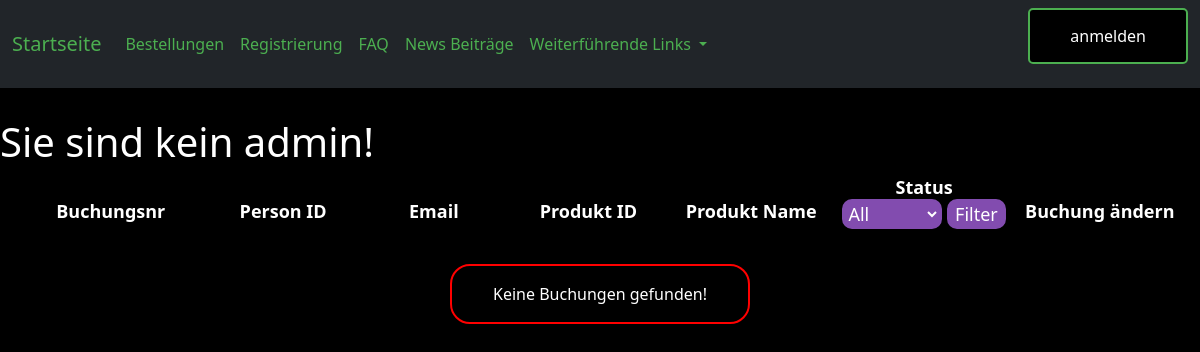
Before: /00old/show_all_sales.php with the older database file.
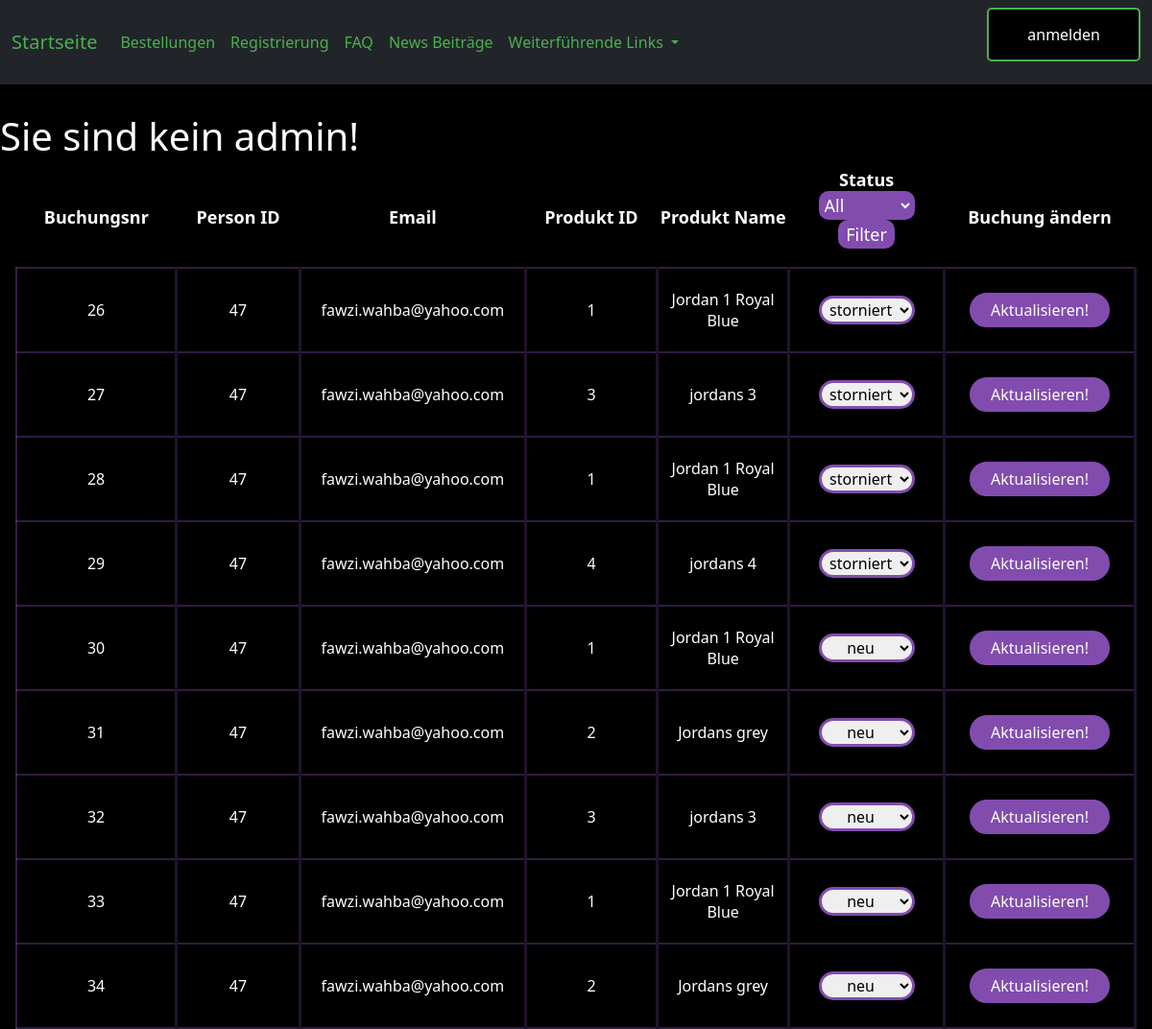
After: the same page with the newer database file.
### tables this page shows
CREATE TABLE `verkaufte_produkte` (
  `id` int(11) NOT NULL,
  `usermail` varchar(255) NOT NULL,
  `fk_person_id` int(11) NOT NULL,
  `fk_produkt_id` int(11) NOT NULL,
  `produkt_name` varchar(255) NOT NULL,
  `timestamp` timestamp NOT NULL DEFAULT current_timestamp() ON UPDATE current_timestamp(),
  `status` varchar(255) NOT NULL DEFAULT 'neu',
  `produkt_preis` int(11) NOT NULL
);

### 00old/show_all_sales.php (the view, shortened to what this page needs)
<html>
<head>
    <link rel="stylesheet" href="../0design/my_design.css">
    <?php
    include "admin.php";
    ?>
</head>
<body>
<table class="mx-3">
    <tr>
        <th class="th">Buchungsnr</th>
        <th class="th">Person ID</th>
        <th class="th">Email</th>
        <th class="th">Produkt ID</th>
        <th class="th">Produkt Name</th>
        <th class="th">Status
            <form method="post" action="">
                <select name="status_filter" class="dropdown_filter" id="status_filter">
                    <option value="" <?php if(!isset($_POST['status_filter'])) echo 'selected';?>>All</option>
                </select>
                <input type="submit" class="dropdown_submit" value="Filter">
            </form>
        </th>
        <th class="th">Buchung ändern</th>
    </tr>
    <?php
    include_once "../0include/dbaccess.php";
    $sql = "SELECT * FROM verkaufte_produkte";
    $result = mysqli_query($db_obj, $sql);
    if (mysqli_num_rows($result) > 0) {
        while($row = mysqli_fetch_assoc($result)) {
            echo "<tr class='my_tr'>";
            echo "<form method='post' class='my-0 py-0 mx-0 px-0 my_form'>";
            echo "<td class='text-center right_border'>";
            echo"<div class='text-center '>";
            echo  $row["id"] ;
            echo "</div>";
            echo "</td>";
            echo "<td class='text-center right_border'>" . $row["fk_person_id"] . "</td>";
            echo "<td class='text-center right_border'>" . $row["usermail"] . "</td>";
            echo "<td class='text-center right_border'>" . $row["fk_produkt_id"] . "</td>";
            echo "<td class='text-center right_border'>" . $row["produkt_name"] . "</td>";
            echo "<td class='text-center right_border'>";
            echo "<select name='status' id='status' class='input my-4'>";
            echo "<option value='neu' " . ($row["status"] == "neu" ? "selected" : "") . ">neu</option>";
            echo "<option value='storniert' " . ($row["status"] == "storniert" ? "selected" : "") . ">storniert</option>";
            echo "</select>";
            echo "</td>";
            echo "<td class='text-center right_border'>";
            echo "<button type='button' class='button_2 my-4' onclick='change_res_data(this)'>Aktualisieren!</button>";
            echo "</td>";
            echo "</form>";
            echo "</tr>";
        }
    }else {
        echo "</table>";
        echo "<div class='warnung py-3 my-3'>";
        echo "Keine Buchungen gefunden!";
        echo "</div>";
    }
    ?>
</table>
</body>
</html>

Changed rows visible on the page:
added verkaufte_produkte: id "26", fk_person "47", usermail "fawzi.wahba@yahoo.com", fk_produkt "1", produkt_name "Jordan 1 Royal Blue", status "storniert"
added verkaufte_produkte: id "27", fk_person "47", usermail "fawzi.wahba@yahoo.com", fk_produkt "3", produkt_name "jordans 3", status "storniert"
added verkaufte_produkte: id "28", fk_person "47", usermail "fawzi.wahba@yahoo.com", fk_produkt "1", produkt_name "Jordan 1 Royal Blue", status "storniert"
added verkaufte_produkte: id "29", fk_person "47", usermail "fawzi.wahba@yahoo.com", fk_produkt "4", produkt_name "jordans 4", status "storniert"
added verkaufte_produkte: id "30", fk_person "47", usermail "fawzi.wahba@yahoo.com", fk_produkt "1", produkt_name "Jordan 1 Royal Blue", status "neu"
added verkaufte_produkte: id "31", fk_person "47", usermail "fawzi.wahba@yahoo.com", fk_produkt "2", produkt_name "Jordans grey", status "neu"
added verkaufte_produkte: id "32", fk_person "47", usermail "fawzi.wahba@yahoo.com", fk_produkt "3", produkt_name "jordans 3", status "neu"
added verkaufte_produkte: id "33", fk_person "47", usermail "fawzi.wahba@yahoo.com", fk_produkt "1", produkt_name "Jordan 1 Royal Blue", status "neu"
added verkaufte_produkte: id "34", fk_person "47", usermail "fawzi.wahba@yahoo.com", fk_produkt "2", produkt_name "Jordans grey", status "neu"
Other visible differences:
text no longer shown: "Keine Buchungen gefunden!"
